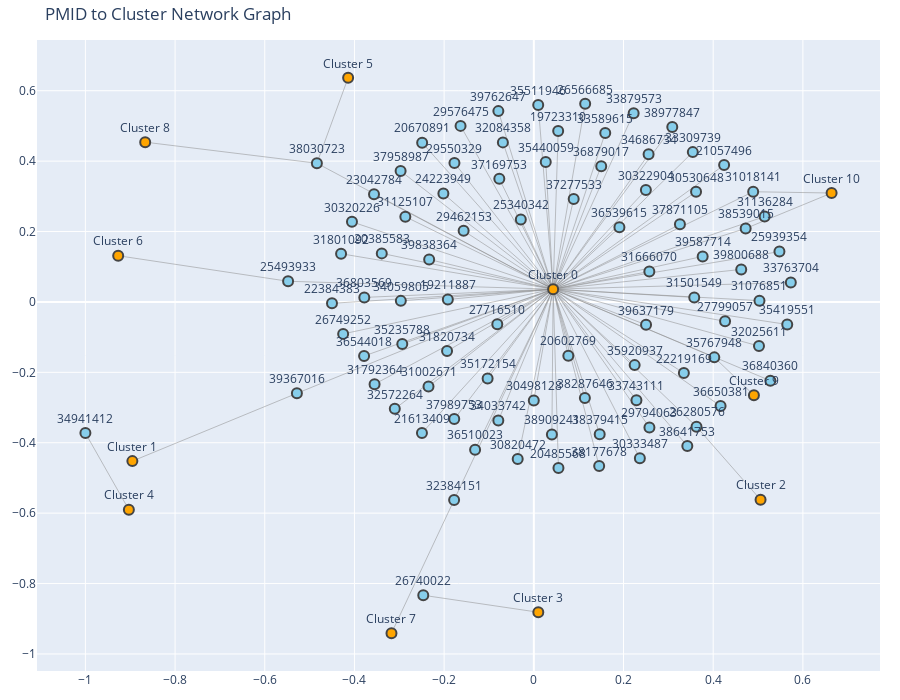

The code cell stored with this chart in its notebook:
### Markdown cell above
We will plot the results as an interactive Plotly/NetworkX graph in which PMIDs and clusters are nodes and a PMID node is connected with a cluster node if and only if the corresponding PMID has been assigned the corresponding cluster.

### Code cell
# Create Graphb
G = nx.Graph()

# Add cluster nodes
clusters = merged["Cluster"].unique()
for cluster in clusters:
    G.add_node(f"Cluster {cluster}", type="cluster")

# Add PMID nodes and edges to clusters
for pmid, group in merged.groupby("PMID"):
    G.add_node(pmid, type="pmid")
    for cluster in group["Cluster"].unique():
        G.add_edge(pmid, f"Cluster {cluster}")

# Node positions using spring layout
pos = nx.spring_layout(G, k=0.4, seed=42)

# Separate nodes by type
node_x, node_y, node_text, node_color = [], [], [], []

for node in G.nodes():
    x, y = pos[node]
    node_x.append(x)
    node_y.append(y)
    node_text.append(str(node))
    if G.nodes[node]["type"] == "cluster":
        node_color.append("orange")
    else:
        node_color.append("skyblue")

# Edges
edge_x, edge_y = [], []
for edge in G.edges():
    x0, y0 = pos[edge[0]]
    x1, y1 = pos[edge[1]]
    edge_x.extend([x0, x1, None])
    edge_y.extend([y0, y1, None])

# Plotly figure
fig = go.Figure()

# Add edges
fig.add_trace(go.Scatter(
    x=edge_x, y=edge_y,
    line=dict(width=0.5, color="#888"),
    hoverinfo="none",
    mode="lines"
))

# Add nodes
fig.add_trace(go.Scatter(
    x=node_x, y=node_y,
    mode="markers+text",
    text=node_text,
    textposition="top center",
    hoverinfo="text",
    marker=dict(
        color=node_color,
        size=10,
        line=dict(width=2)
    )
))

fig.update_layout(
    title="PMID to Cluster Network Graph",
    showlegend=False,
    hovermode="closest",
    margin=dict(l=20, r=20, t=40, b=20),
    height=700
)

fig.show()

### Figure 1 — Plotly figure (JSON) as saved in the notebook; plotly's stock layout.template omitted (floating-point values rounded to 4 significant figures; data arrays with more than 128 entries replaced by an {"elided": "..."} marker saying what was removed)
{"data": [{"hoverinfo": "none", "line": {"color": "#888", "width": 0.5}, "mode": "lines", "type": "scatter", "x": {"elided": "288 float values"}, "y": {"elided": "288 float values"}}, {"hoverinfo": "text", "marker": {"color": ["orange", "orange", "orange", "orange", "orange", "orange", "orange", "orange", "orange", "orange", "orange", "skyblue", "skyblue", "skyblue", "skyblue", "skyblue", "skyblue", "skyblue", "skyblue", "skyblue", "skyblue", "skyblue", "skyblue", "skyblue", "skyblue", "skyblue", "skyblue", "skyblue", "skyblue", "skyblue", "skyblue", "skyblue", "skyblue", "skyblue", "skyblue", "skyblue", "skyblue", "skyblue", "skyblue", "skyblue", "skyblue", "skyblue", "skyblue", "skyblue", "skyblue", "skyblue", "skyblue", "skyblue", "skyblue", "skyblue", "skyblue", "skyblue", "skyblue", "skyblue", "skyblue", "skyblue", "skyblue", "skyblue", "skyblue", "skyblue", "skyblue", "skyblue", "skyblue", "skyblue", "skyblue", "skyblue", "skyblue", "skyblue", "skyblue", "skyblue", "skyblue", "skyblue", "skyblue", "skyblue", "skyblue", "skyblue", "skyblue", "skyblue", "skyblue", "skyblue", "skyblue", "skyblue", "skyblue", "skyblue", "skyblue", "skyblue", "skyblue", "skyblue", "skyblue", "skyblue", "skyblue", "skyblue", "skyblue", "skyblue", "skyblue", "skyblue", "skyblue", "skyblue"], "line": {"width": 2}, "size": 10}, "mode": "markers+text", "text": ["Cluster 0", "Cluster 10", "Cluster 4", "Cluster 8", "Cluster 5", "Cluster 6", "Cluster 3", "Cluster 1", "Cluster 9", "Cluster 7", "Cluster 2", "19211887", "19723310", "20385583", "20485568", "20602769", "20670891", "21057496", "21613409", "22219169", "22384383", "23042784", "24223949", "25340342", "25493933", "25939354", "26280576", "26566685", "26740022", "26749252", "27716510", "27799057", "29462153", "29550329", "29576475", "29794063", "30320226", "30322904", "30333487", "30498128", "30530648", "30820472", "31002671", "31018141", "31076851", "31125107", "31136284", "31501549", "31666070", "31792364", "31801092", "31820734", "32025611", "32084358", "32384151", "32572264", "33309739", "33589615", "33743111", "33763704", "33879573", "34033742", "34059805", "34686734", "34941412", "35172154", "35235788", "35419551", "35440059", "35511946", "35767948", "35920937", "36510023", "36539615", "36544018", "36650381", "36803569", "36840360", "36879017", "37169753", "37277533", "37871105", "37958987", "37989753", "38030723", "38177678", "38287646", "38379415", "38539015", "38641753", "38909241", "38977847", "39367016", "39587714", "39637179", "39762647", "39800688", "39838364"], "textposition": "top center", "type": "scatter", "x": [0.04304, 0.664, -0.9031, -0.8667, -0.4141, -0.9269, 0.009961, -0.8953, 0.4908, -0.3174, 0.5056, -0.1918, 0.05431, -0.3391, 0.05491, 0.07692, -0.2491, 0.4243, -0.2495, 0.3346, -0.4501, -0.3564, -0.2017, -0.02903, -0.548, 0.5477, 0.3627, 0.1145, -0.2466, -0.4252, -0.08146, 0.4265, -0.1565, -0.177, -0.1634, 0.2578, -0.4055, 0.2499, 0.2364, -8.357e-05, 0.3618, -0.03596, -0.2349, 0.4892, 0.5032, -0.2865, 0.5148, 0.3577, 0.2576, -0.3552, -0.4298, -0.1935, 0.5021, -0.06902, -0.1778, -0.31, 0.3545, 0.1593, 0.2288, 0.5731, 0.2226, -0.07919, -0.2966, 0.2559, -1, -0.103, -0.2934, 0.5651, 0.02658, 0.009775, 0.4025, 0.2248, -0.131, 0.1909, -0.3785, 0.4165, -0.3781, 0.5275, 0.1503, -0.07696, 0.08889, 0.3258, -0.2971, -0.1775, -0.4838, 0.1457, 0.1138, 0.1469, 0.4724, 0.3423, 0.0403, 0.3087, -0.5284, 0.3765, 0.2503, -0.07913, 0.4625, -0.2334], "y": [0.03626, 0.3094, -0.5902, 0.4539, 0.6367, 0.1313, -0.8815, -0.4522, -0.2651, -0.9411, -0.5618, 0.006826, 0.4854, 0.1379, -0.4718, -0.1527, 0.4523, 0.3891, -0.3723, -0.2021, -0.003945, 0.3057, 0.308, 0.234, 0.05866, 0.143, -0.3544, 0.5628, -0.8333, -0.09076, -0.06367, -0.05514, 0.202, 0.395, 0.5001, -0.3565, 0.2275, 0.3181, -0.4443, -0.2798, 0.3128, -0.4464, -0.2403, 0.3131, 0.003606, 0.2421, 0.2427, 0.01275, 0.08629, -0.2335, 0.1369, -0.1397, -0.1254, 0.4533, -0.5626, -0.3036, 0.4256, 0.4801, -0.2792, 0.05496, 0.5362, -0.3369, 0.003021, 0.4193, -0.3726, -0.2178, -0.1196, -0.06404, 0.3973, 0.5595, -0.1575, -0.1795, -0.4198, 0.2119, -0.1535, -0.2959, 0.01283, -0.2238, 0.3857, 0.3499, 0.2925, 0.2204, 0.3718, -0.3328, 0.394, -0.4663, -0.2726, -0.376, 0.2087, -0.409, -0.3766, 0.4969, -0.2595, 0.1293, -0.06503, 0.5421, 0.09227, 0.1206]}], "layout": {"height": 700, "hovermode": "closest", "margin": {"b": 20, "l": 20, "r": 20, "t": 40}, "showlegend": false, "title": {"text": "PMID to Cluster Network Graph"}}}
